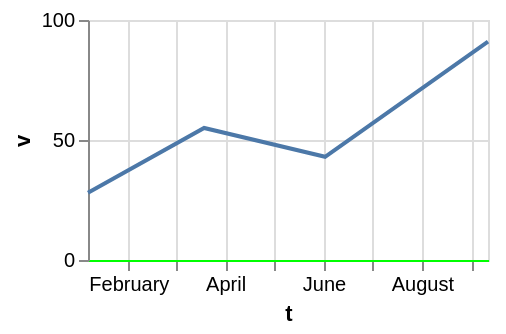

Express this chart as Vega-Lite.
### Vega-Lite specification from a JSON file in a GitHub repository (floating-point values rounded to 4 significant figures)
{"$schema": "https://vega.github.io/schema/vega-lite/v6.json", "width": 200, "height": 120, "data": {"values": [{"c": "alpha", "v": 28, "w": 3, "t": "2024-01-07"}, {"c": "beta", "v": 55, "w": 7, "t": "2024-03-19"}, {"c": "gamma", "v": 43, "w": 5, "t": "2024-06-02"}, {"c": "delta", "v": 91, "w": 9, "t": "2024-09-11"}]}, "mark": "line", "encoding": {"x": {"field": "t", "type": "temporal", "axis": {"domainColor": "lime"}}, "y": {"field": "v", "type": "quantitative"}}}
